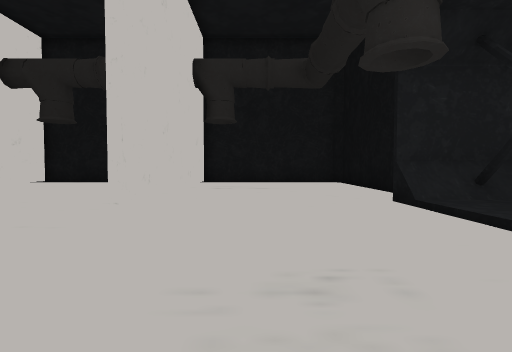
[1] (above)

23 first-person views from a walk through a 3-D level made in the Unity game engine. The camera is 1.4 m above the floor, tilts 2° down and sees 85° across. The floor is counted in squares, 2 m on a side. Each view is taken from the middle of a square. On the plan, view 1 faces up. The plan holds only what a view shows up to about 9 squares ahead; the rest is blank. The place goes on beyond the plan. The player is left out. Some animated figures are left out. Some surface patterns are stand-ins.

[2]
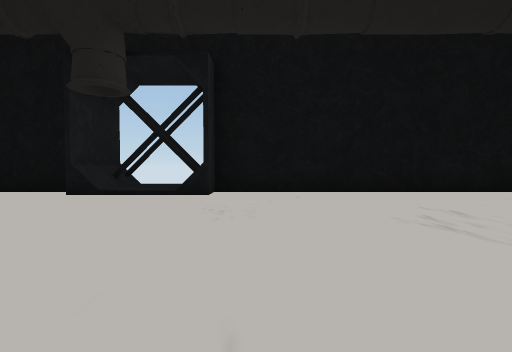

[3]
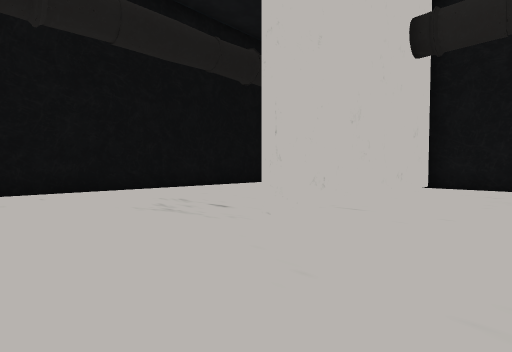

[4]
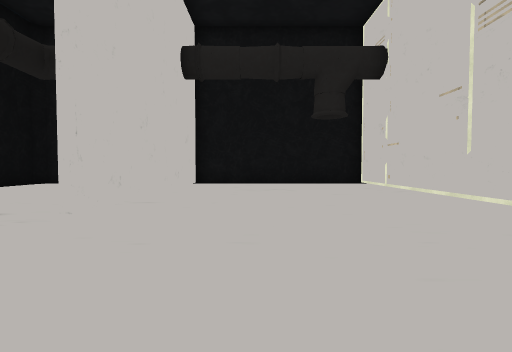

[5]
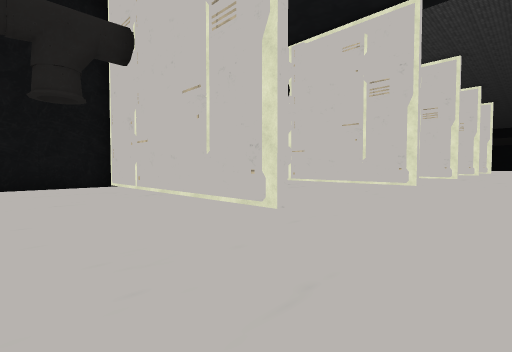

[6]
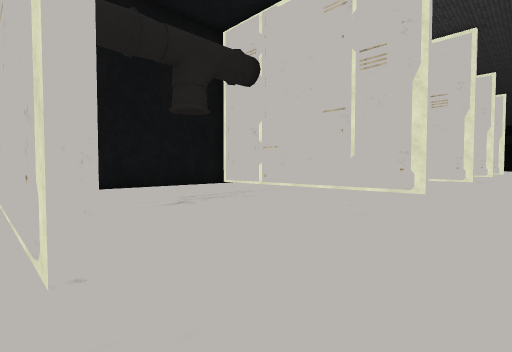

[7]
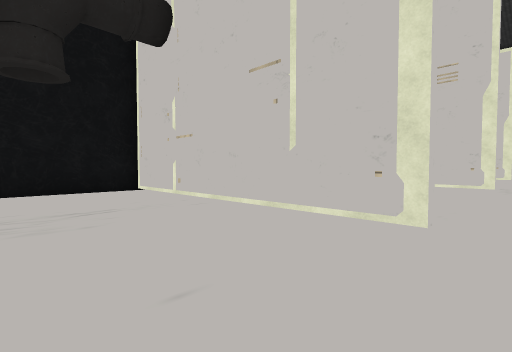

[8]
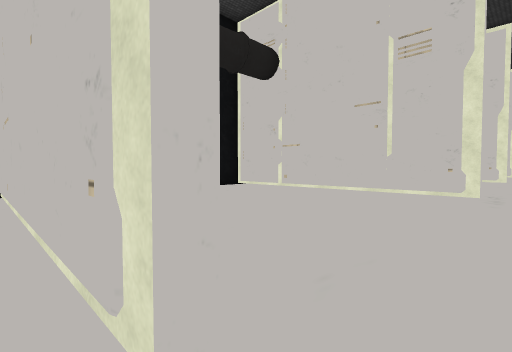

[9]
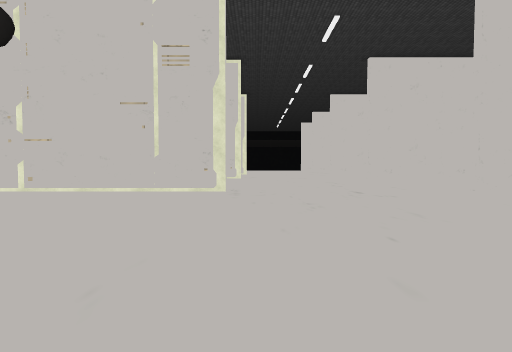

[10]
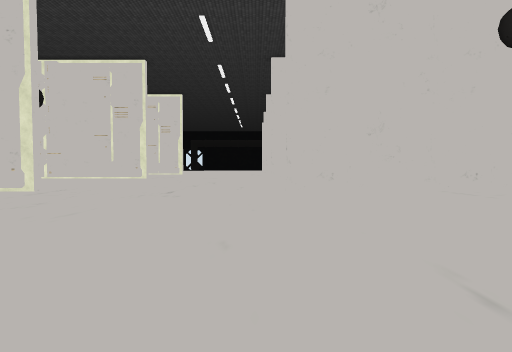

[11]
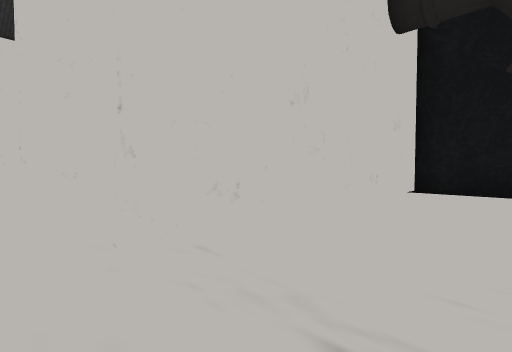

[12]
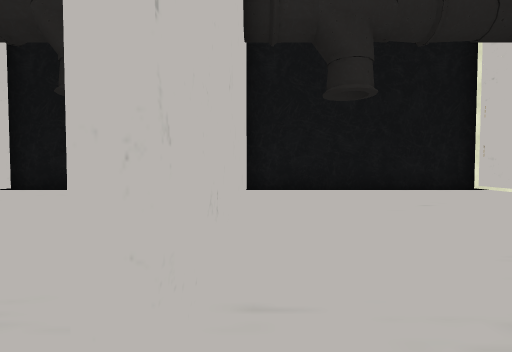

[13]
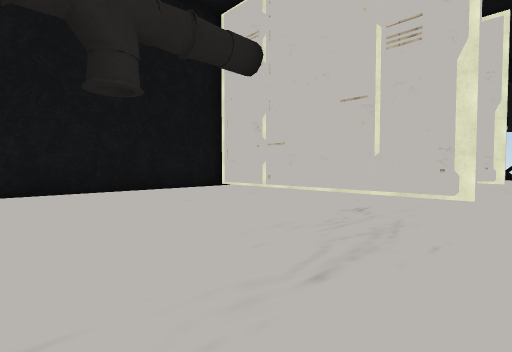

[14]
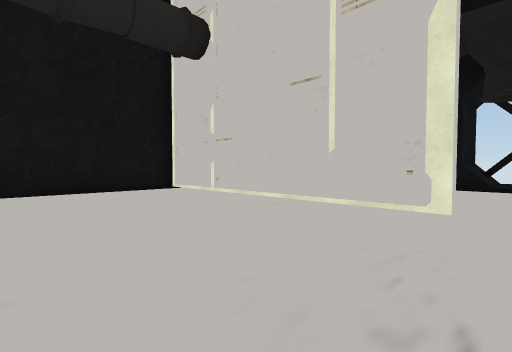

[15]
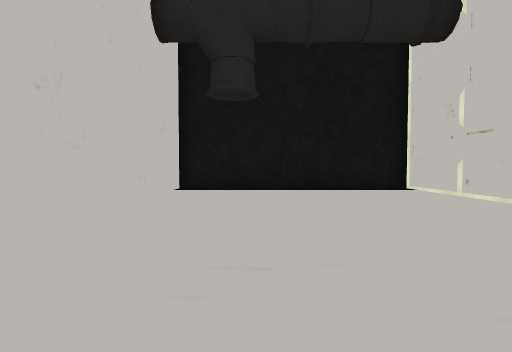

[16]
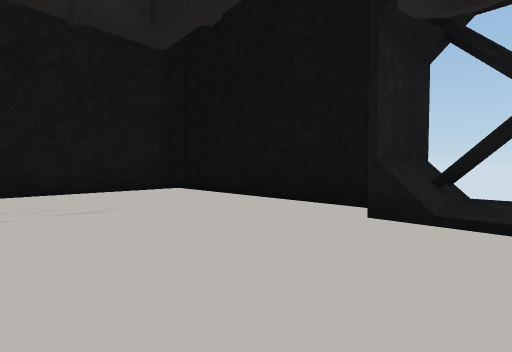

[17]
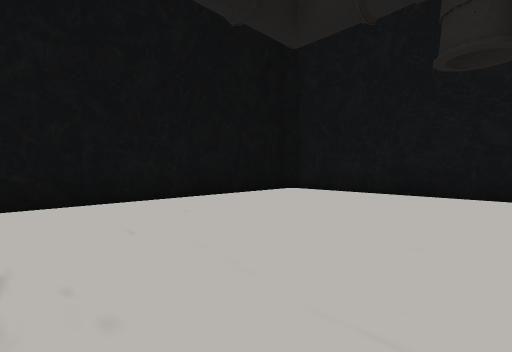

[18]
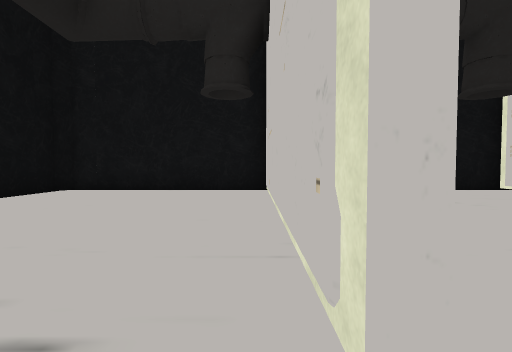

[19]
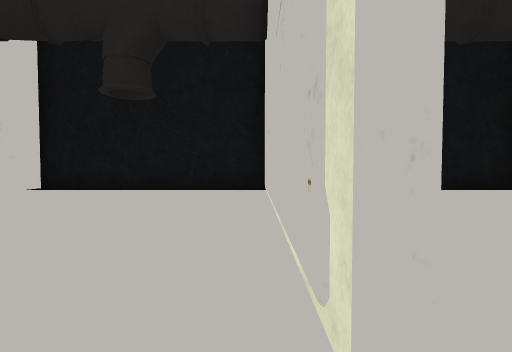

[20]
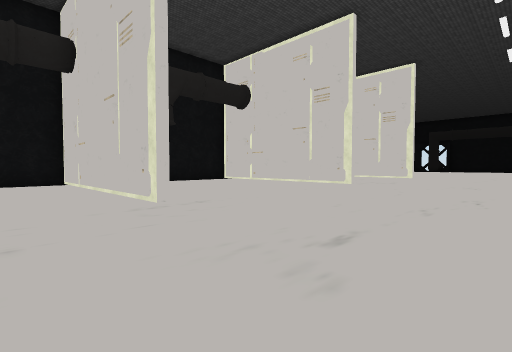

[21]
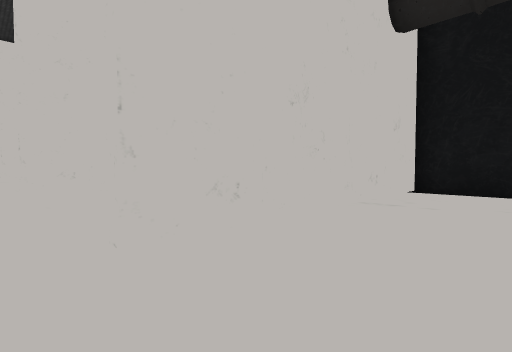

[22]
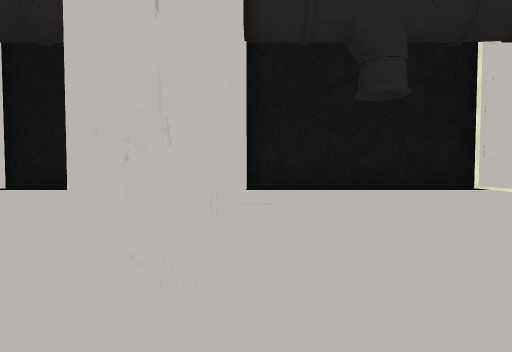

[23]
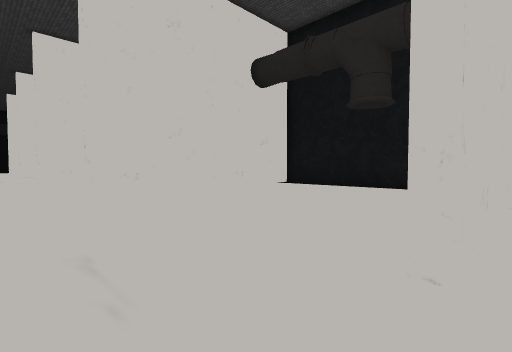

### Floor plan
Key: @ floor where view 1 was taken; # wall or solid block; . main floor; : floor 0.25 m higher than the main floor; / step, stairs or slope; = window, fence, low wall or low ledge.
Columns run from 30 left of view 1 to 5 right of it. Each row starts with its distance up from view 1.
 13 ##  # ###################### ######
 12 .. .. #......#......#......#......#
 11 ......#......#......#......#......#
 10  .....#......#......#......#......#
  9 ......#......#......#......#......#
  8 ......#......#......#......#......#
  7 ......#......#......#......#......#
  6 ......#......#......#......#.....###
  5 ......#......#......#......#...../##
  4 ................................./::
  3 ..............             ....../=#
  2 .............            . ......###
  1 .............  ...................#
  0 ..............................@...#
 -1 ..................................#
 -2  .....#......#.......#.....#......#
 -3   ....#......#.......#.....#......#
 -4    ...#......#.......#.....#......#
 -5    ...#......#.......#.....#......#
 -6   ... #......#...... #.....#......#
 -7  ...  #......#...... #.....#......#
 -8 ...   #......#...... #.....#......#
 -9 ...   #......#.....  #..  .#......#
-10 ##    #############  ##############

Positions as (right, up) in squares from view 1, and headings:
1: (0, 0), facing up
2: (-4, 1), facing right
3: (-5, 1), facing down-right
4: (-5, 2), facing down
5: (-6, 1), facing down-left
6: (-9, 0), facing down-left
7: (-13, -1), facing down-left
8: (-16, -1), facing down-left
9: (-16, -1), facing left
10: (-16, 4), facing left
11: (-14, 4), facing up-left
12: (-16, 4), facing up
13: (-16, 4), facing up-right
14: (-7, 4), facing up-right
15: (-7, 4), facing up
16: (-1, 4), facing up-right
17: (-2, -2), facing down-right
18: (-2, -1), facing down
19: (-23, -1), facing down
20: (-21, 3), facing down-left
21: (-21, 4), facing up-left
22: (-23, 4), facing up
23: (-23, 3), facing up-left
